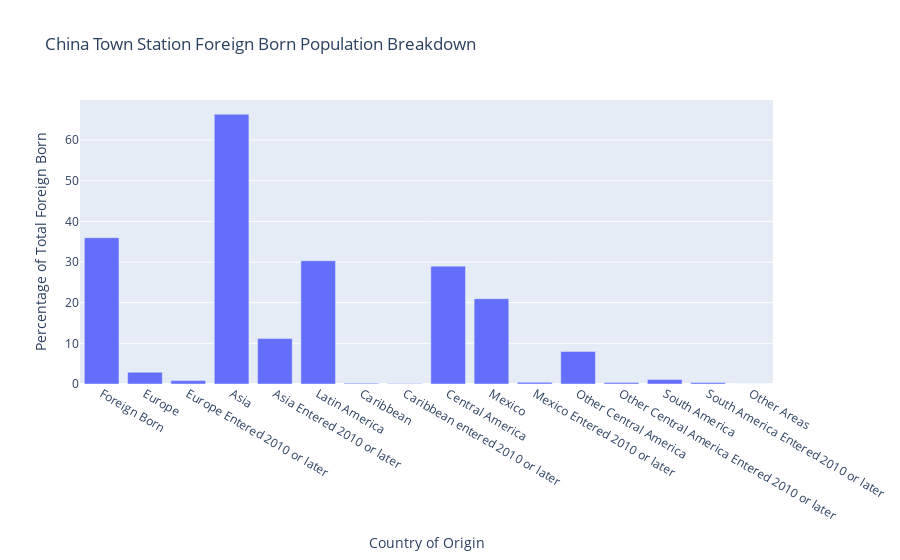

The code cell stored with this chart in its notebook:
### Code cell
stn_chart19(station=chinatown, name = 'China Town')

### Figure 1 — Plotly figure (JSON) as saved in the notebook; plotly's stock layout.template omitted (floating-point values rounded to 4 significant figures)
{"data": [{"alignmentgroup": "True", "hovertemplate": "Country of Origin=%{x}<br>Percentage of Total Foreign Born=%{y}<extra></extra>", "legendgroup": "", "marker": {"color": "#636efa", "pattern": {"shape": ""}}, "name": "", "offsetgroup": "", "orientation": "v", "showlegend": false, "textposition": "auto", "type": "bar", "x": ["Foreign Born", "Europe", "Europe Entered 2010 or later", "Asia", "Asia Entered 2010 or later", "Latin America", "Caribbean", "Caribbean entered 2010 or later", "Central America", "Mexico", "Mexico Entered 2010 or later", "Other Central America", "Other Central America Entered 2010 or later", "South America", "South America Entered 2010 or later", "Other Areas"], "xaxis": "x", "y": [36.0, 2.901, 0.8309, 66.37, 11.16, 30.32, 0.2115, 0.1209, 28.99, 20.99, 0.4079, 8.007, 0.3475, 1.118, 0.3626, 0], "yaxis": "y"}], "layout": {"autosize": true, "barmode": "relative", "legend": {"tracegroupgap": 0}, "title": {"text": "China Town Station Foreign Born Population Breakdown"}, "xaxis": {"anchor": "y", "autorange": true, "domain": [0, 1], "range": [-0.5, 15.5], "title": {"text": "Country of Origin"}, "type": "category"}, "yaxis": {"anchor": "x", "autorange": true, "domain": [0, 1], "range": [0, 69.86], "title": {"text": "Percentage of Total Foreign Born"}, "type": "linear"}}}
